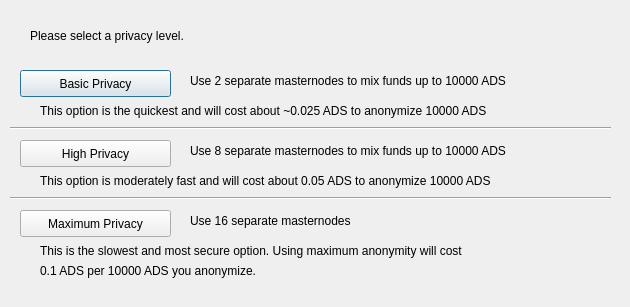
<?xml version="1.0" encoding="UTF-8"?>
<ui version="4.0">
 <class>ObfuscationConfig</class>
 <widget class="QDialog" name="ObfuscationConfig">
  <property name="geometry">
   <rect>
    <x>0</x>
    <y>0</y>
    <width>630</width>
    <height>307</height>
   </rect>
  </property>
  <property name="windowTitle">
   <string>Configure Obfuscation</string>
  </property>
  <widget class="QPushButton" name="buttonBasic">
   <property name="geometry">
    <rect>
     <x>20</x>
     <y>70</y>
     <width>151</width>
     <height>27</height>
    </rect>
   </property>
   <property name="text">
    <string>Basic Privacy</string>
   </property>
  </widget>
  <widget class="QPushButton" name="buttonHigh">
   <property name="geometry">
    <rect>
     <x>20</x>
     <y>140</y>
     <width>151</width>
     <height>27</height>
    </rect>
   </property>
   <property name="text">
    <string>High Privacy</string>
   </property>
  </widget>
  <widget class="QPushButton" name="buttonMax">
   <property name="geometry">
    <rect>
     <x>20</x>
     <y>210</y>
     <width>151</width>
     <height>27</height>
    </rect>
   </property>
   <property name="text">
    <string>Maximum Privacy</string>
   </property>
  </widget>
  <widget class="QLabel" name="label">
   <property name="geometry">
    <rect>
     <x>30</x>
     <y>20</y>
     <width>571</width>
     <height>31</height>
    </rect>
   </property>
   <property name="text">
    <string>Please select a privacy level.</string>
   </property>
  </widget>
  <widget class="QLabel" name="label_2">
   <property name="geometry">
    <rect>
     <x>190</x>
     <y>70</y>
     <width>421</width>
     <height>21</height>
    </rect>
   </property>
   <property name="text">
    <string>Use 2 separate masternodes to mix funds up to 10000 ADS</string>
   </property>
  </widget>
  <widget class="QLabel" name="label_3">
   <property name="geometry">
    <rect>
     <x>190</x>
     <y>140</y>
     <width>411</width>
     <height>21</height>
    </rect>
   </property>
   <property name="text">
    <string>Use 8 separate masternodes to mix funds up to 10000 ADS</string>
   </property>
  </widget>
  <widget class="QLabel" name="label_4">
   <property name="geometry">
    <rect>
     <x>190</x>
     <y>210</y>
     <width>421</width>
     <height>21</height>
    </rect>
   </property>
   <property name="text">
    <string>Use 16 separate masternodes</string>
   </property>
  </widget>
  <widget class="QLabel" name="label_6">
   <property name="geometry">
    <rect>
     <x>40</x>
     <y>100</y>
     <width>561</width>
     <height>21</height>
    </rect>
   </property>
   <property name="text">
    <string>This option is the quickest and will cost about ~0.025 ADS to anonymize 10000 ADS</string>
   </property>
  </widget>
  <widget class="QLabel" name="label_7">
   <property name="geometry">
    <rect>
     <x>40</x>
     <y>170</y>
     <width>561</width>
     <height>21</height>
    </rect>
   </property>
   <property name="text">
    <string>This option is moderately fast and will cost about 0.05 ADS to anonymize 10000 ADS</string>
   </property>
  </widget>
  <widget class="QLabel" name="label_8">
   <property name="geometry">
    <rect>
     <x>40</x>
     <y>240</y>
     <width>561</width>
     <height>21</height>
    </rect>
   </property>
   <property name="text">
    <string>This is the slowest and most secure option. Using maximum anonymity will cost</string>
   </property>
  </widget>
  <widget class="QLabel" name="label_9">
   <property name="geometry">
    <rect>
     <x>40</x>
     <y>260</y>
     <width>561</width>
     <height>21</height>
    </rect>
   </property>
   <property name="text">
    <string>0.1 ADS per 10000 ADS you anonymize.</string>
   </property>
  </widget>
  <widget class="Line" name="line">
   <property name="geometry">
    <rect>
     <x>10</x>
     <y>120</y>
     <width>601</width>
     <height>16</height>
    </rect>
   </property>
   <property name="orientation">
    <enum>Qt::Horizontal</enum>
   </property>
  </widget>
  <widget class="Line" name="line_2">
   <property name="geometry">
    <rect>
     <x>10</x>
     <y>190</y>
     <width>601</width>
     <height>16</height>
    </rect>
   </property>
   <property name="orientation">
    <enum>Qt::Horizontal</enum>
   </property>
  </widget>
 </widget>
 <resources/>
 <connections/>
</ui>
